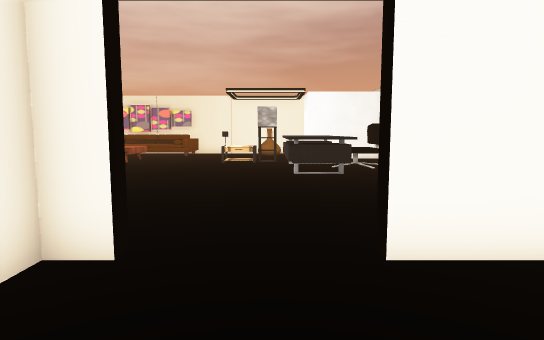
[1] (above)

21 first-person views from a walk through a 3-D level made in the Unity game engine. The camera is 1.4 m above the floor, tilts 6° down and sees 75° across. The floor is counted in squares, 1 m on a side. Each view is taken from the middle of a square. On the plan, view 1 faces up. The plan holds only what a view shows up to about 15 squares ahead; the rest is blank. The player character is not drawn. Some surface patterns are stand-ins.

[2]
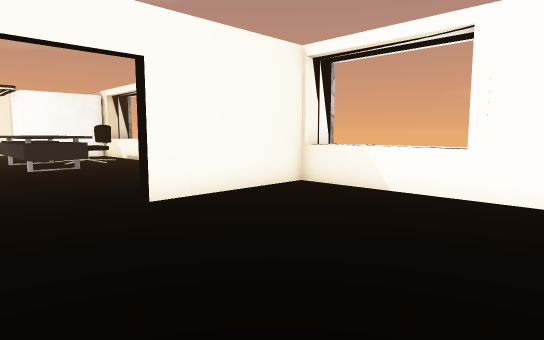

[3]
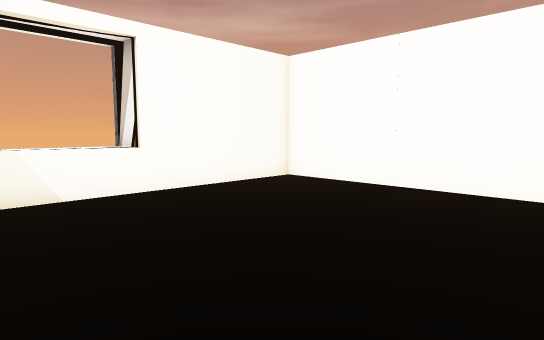

[4]
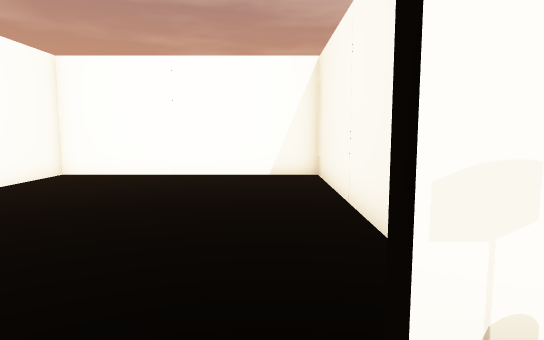

[5]
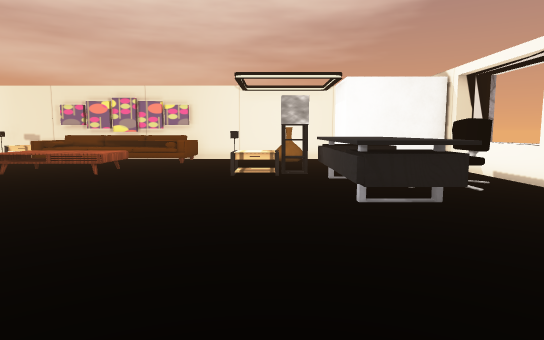

[6]
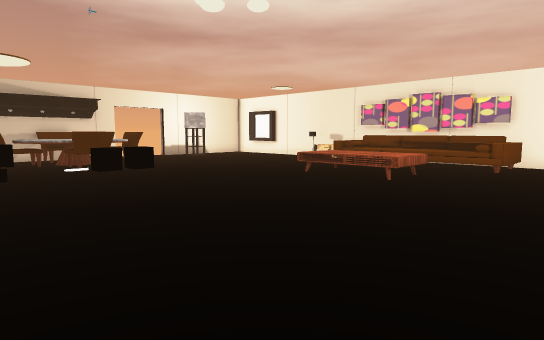

[7]
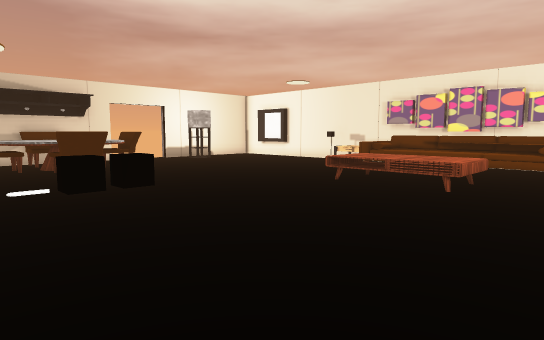

[8]
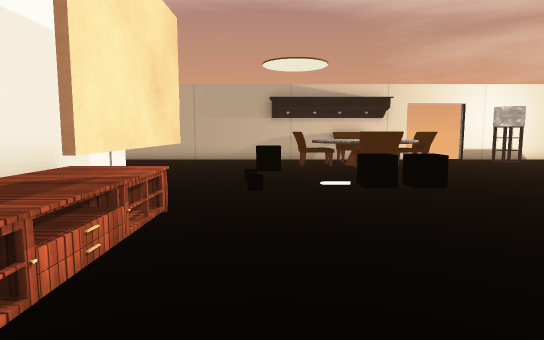

[9]
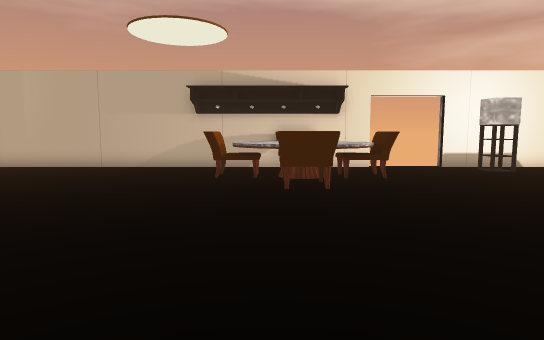

[10]
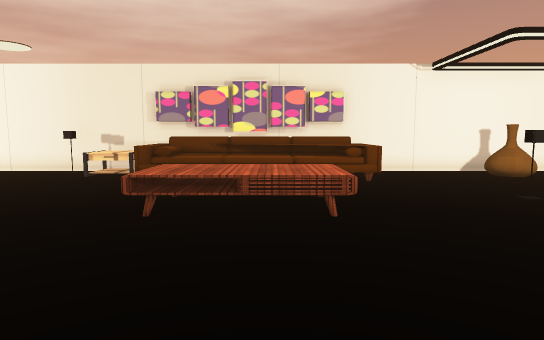

[11]
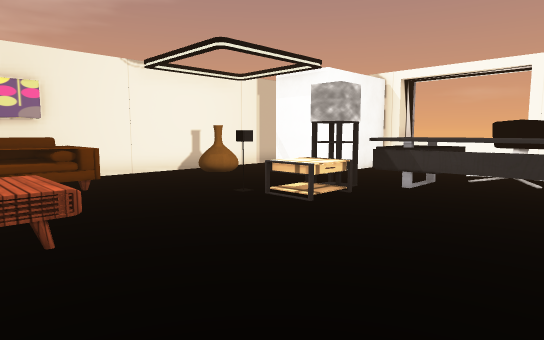

[12]
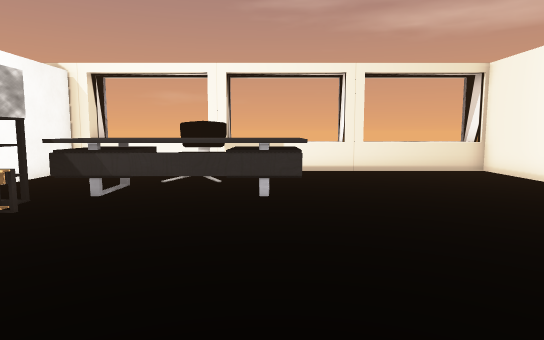

[13]
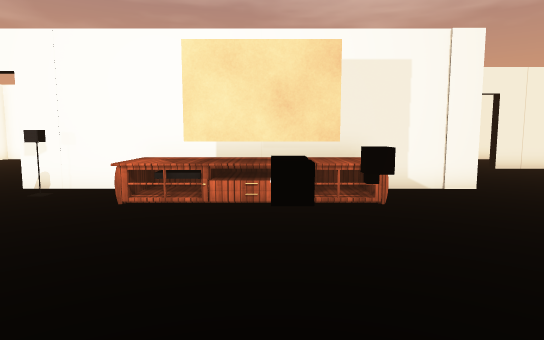

[14]
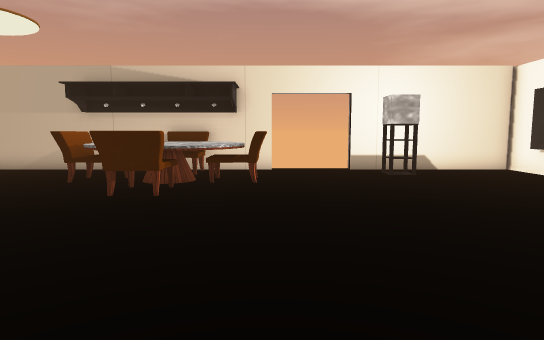

[15]
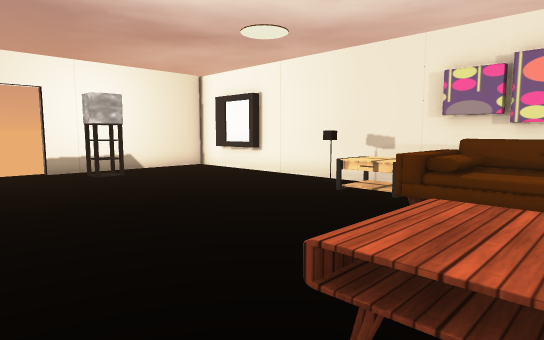

[16]
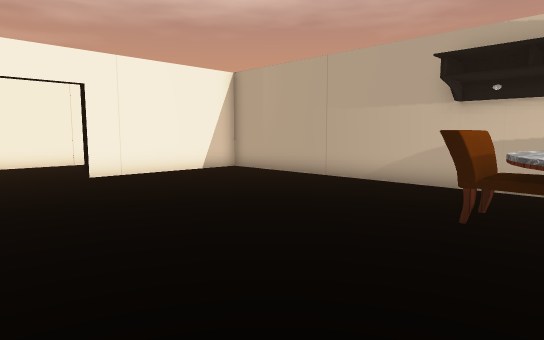

[17]
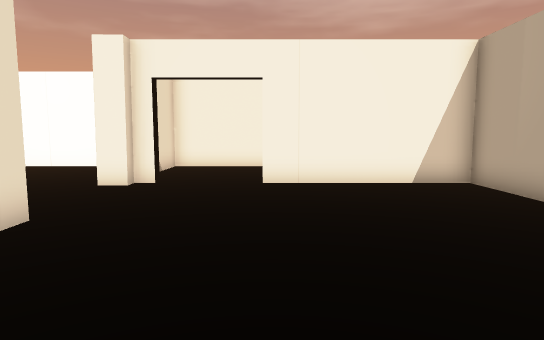

[18]
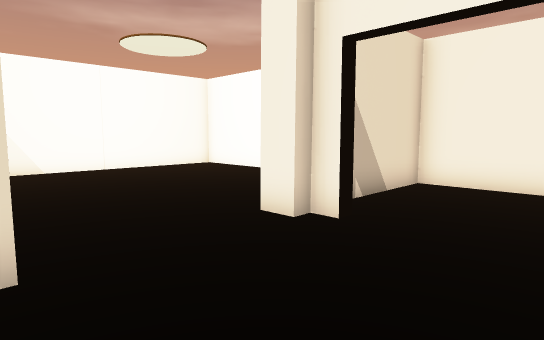

[19]
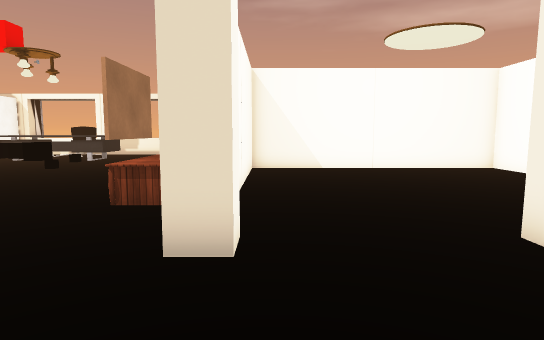

[20]
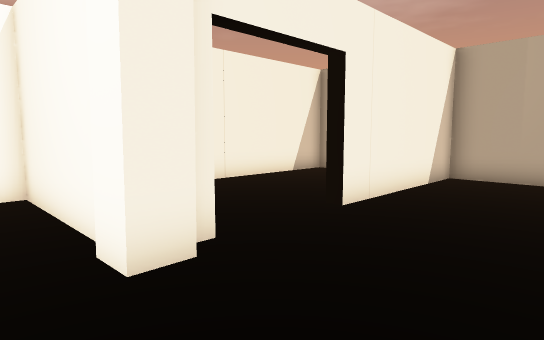

[21]
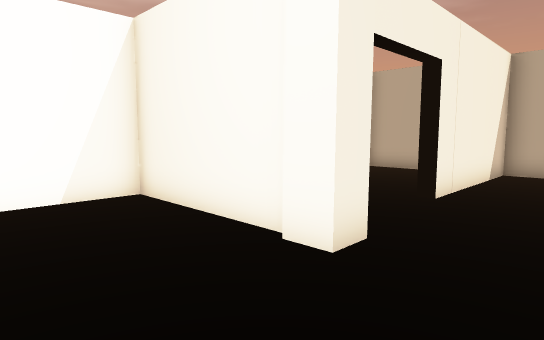

### Floor plan
Key: @ floor where view 1 was taken; # wall or solid block; x gap in a wall; . floor; ^ raised ledge; C chair; T table; P pillar; A vase; L closet; O other object.
Columns run from 23 left of view 1 to 8 right of it. Each row starts with its distance up from view 1.
 24 ##########################
 23 #.......#TTT^^^^^^^...AA..
 22 #........TT^^^^^^^^....A.L
 21 #..........^^^^^^^^......#
 20 #........................#   #
 19 #.#..........TTTT........#######
 18 x............TTTT....TT#.... ^^
 17  ............TTTT....TT#^^.. ^^
 16  .......................^^^..^^
 15 x..CC...................^^CC.^
 14 #. CCT..................^^CC.##
 13 #C TTTC.................^^C..^
 12 #C TTTC.................^^^..^
 11 #CT TTC.................^^...^
 10 #.TCCT.........O.............^^
  9 #..CC..........O.............###
  8 #.............OO.............^^
  7 #.............###............^^
  6 #............TTTTTT..........^^
  5 #............TTTTTT.#........^^
  4 #.........P###########...#######
  3 #.......... ........#........^^
  2 #...................#  ......^^
  1 #...................#   .....^^
  0 #.........P.........#  @.....^^
 -1 #######...PP........#........###
 -2     ......# ........#........#
 -3   ........# ........#........#
 -4 #.........#.........#........#
 -5 #.........#.........#........#
 -6 ##############################

Positions as (right, up) in squares from view 1, and headings:
1: (0, 0), facing up
2: (-2, -3), facing up-right
3: (-2, 3), facing down-right
4: (-1, 6), facing down
5: (-1, 5), facing up
6: (-2, 7), facing up-left
7: (-4, 8), facing up-left
8: (-4, 8), facing left
9: (-8, 11), facing left
10: (-8, 11), facing up
11: (-8, 12), facing up-right
12: (-7, 12), facing right
13: (-8, 13), facing down
14: (-9, 15), facing left
15: (-9, 15), facing up-left
16: (-13, 11), facing down-left
17: (-17, 9), facing down
18: (-17, 4), facing down-right
19: (-17, 3), facing right
20: (-11, 3), facing down-left
21: (-9, 2), facing down-left
